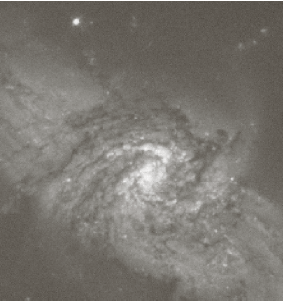
%> input picture Image Proccess/char_2_空域图像增强/pics/xingxi.bmp, 283 x 301 px
$ octave jia_fa_qu_zha.m   (GNU Octave 9; MATLAB toolbox functions it lacks are replaced by stand-ins)
%> lines starting %> are read from the running program, lines starting %| are printed output that depends on the picture
clear all;
A = imread('./pics/xingxi.bmp');
%> A is the input picture: size 301x283x3 uint8; mean R, G, B 122, 118.5, 112.6
A = A(:,:,1);
%> A: size 301x283 uint8
n = 0.005;
N1 = imnoise(A,'gaussian',0,n);
N2 = imnoise(A,'gaussian',0,n);
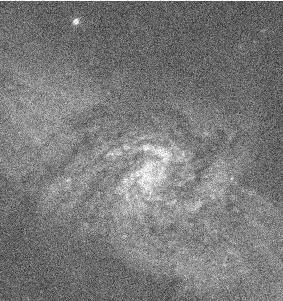
%> N2: size 301x283 uint8; min 24, max 255, mean 122
N3 = imnoise(A,'gaussian',0,n);
N4 = imnoise(A,'gaussian',0,n);
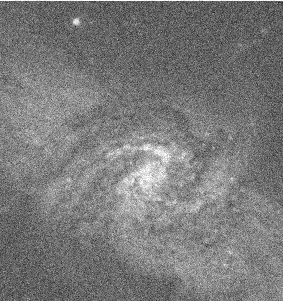
%> N4: size 301x283 uint8; min 15, max 255, mean 122
N5 = imnoise(A,'gaussian',0,n);
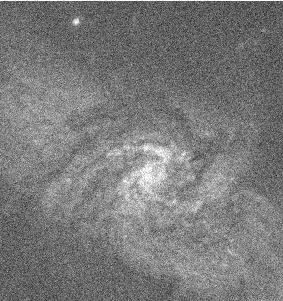
%> N5: size 301x283 uint8; min 23, max 255, mean 121.9
N6 = imnoise(A,'gaussian',0,n);
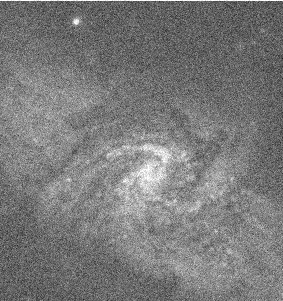
%> N6: size 301x283 uint8; min 25, max 255, mean 121.9
N7 = imnoise(A,'gaussian',0,n);
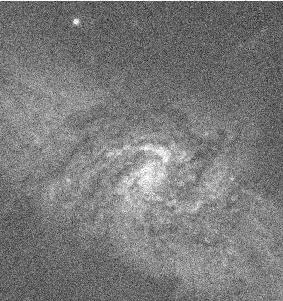
%> N7: size 301x283 uint8; min 12, max 255, mean 122
N8 = imnoise(A,'gaussian',0,n);
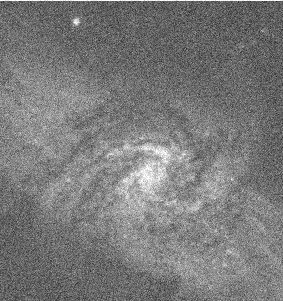
%> N8: size 301x283 uint8; min 30, max 255, mean 122.1

B = 0.125*N1+0.125*N2+0.125*N3+0.125*N4+0.125*N5+0.125*N6+0.125*N7+0.125*N8;
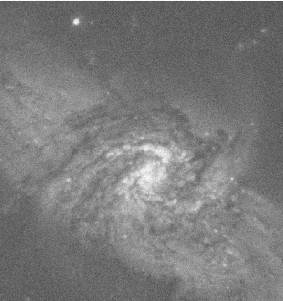
%> B: size 301x283 uint8; min 68, max 255, mean 122.5
figure(1);
subplot(1,3,1) ;imshow(A); title('原图');
subplot(1,3,2) ;imshow(N2); title('有噪声图');
subplot(1,3,3) ;imshow(B,[]); title('去噪处理');
